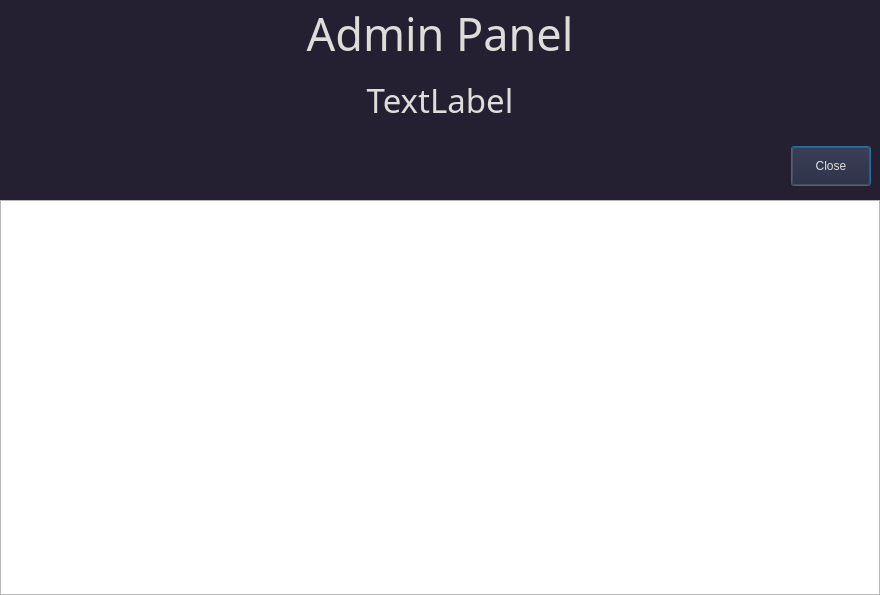
<?xml version="1.0" encoding="UTF-8"?>
<ui version="4.0">
 <class>Dialog</class>
 <widget class="QDialog" name="Dialog">
  <property name="geometry">
   <rect>
    <x>0</x>
    <y>0</y>
    <width>880</width>
    <height>595</height>
   </rect>
  </property>
  <property name="windowTitle">
   <string>Dialog</string>
  </property>
  <layout class="QVBoxLayout" name="verticalLayout">
   <property name="spacing">
    <number>0</number>
   </property>
   <property name="leftMargin">
    <number>0</number>
   </property>
   <property name="topMargin">
    <number>0</number>
   </property>
   <property name="rightMargin">
    <number>0</number>
   </property>
   <property name="bottomMargin">
    <number>0</number>
   </property>
   <item>
    <widget class="QWidget" name="widget_2" native="true">
     <layout class="QVBoxLayout" name="verticalLayout_3">
      <property name="spacing">
       <number>0</number>
      </property>
      <property name="leftMargin">
       <number>0</number>
      </property>
      <property name="topMargin">
       <number>0</number>
      </property>
      <property name="rightMargin">
       <number>0</number>
      </property>
      <property name="bottomMargin">
       <number>0</number>
      </property>
      <item>
       <widget class="QWidget" name="widget" native="true">
        <property name="minimumSize">
         <size>
          <width>0</width>
          <height>200</height>
         </size>
        </property>
        <property name="maximumSize">
         <size>
          <width>16777215</width>
          <height>200</height>
         </size>
        </property>
        <property name="styleSheet">
         <string notr="true">background-color: rgb(36, 31, 49);
color: rgb(222, 221, 218);</string>
        </property>
        <layout class="QVBoxLayout" name="verticalLayout_2">
         <property name="spacing">
          <number>0</number>
         </property>
         <property name="leftMargin">
          <number>0</number>
         </property>
         <property name="topMargin">
          <number>0</number>
         </property>
         <property name="rightMargin">
          <number>0</number>
         </property>
         <property name="bottomMargin">
          <number>0</number>
         </property>
         <item>
          <widget class="QLabel" name="admin_title">
           <property name="font">
            <font>
             <family>UnPenheulim</family>
             <pointsize>34</pointsize>
            </font>
           </property>
           <property name="text">
            <string>Admin Panel</string>
           </property>
           <property name="alignment">
            <set>Qt::AlignCenter</set>
           </property>
          </widget>
         </item>
         <item>
          <widget class="QLabel" name="admin_name">
           <property name="font">
            <font>
             <family>Noto Serif Khmer ExtraLight</family>
             <pointsize>25</pointsize>
            </font>
           </property>
           <property name="text">
            <string>TextLabel</string>
           </property>
           <property name="alignment">
            <set>Qt::AlignCenter</set>
           </property>
          </widget>
         </item>
         <item>
          <widget class="QWidget" name="widget_3" native="true">
           <layout class="QHBoxLayout" name="horizontalLayout">
            <item>
             <spacer name="horizontalSpacer">
              <property name="orientation">
               <enum>Qt::Horizontal</enum>
              </property>
              <property name="sizeHint" stdset="0">
               <size>
                <width>771</width>
                <height>20</height>
               </size>
              </property>
             </spacer>
            </item>
            <item>
             <widget class="QPushButton" name="close">
              <property name="minimumSize">
               <size>
                <width>0</width>
                <height>40</height>
               </size>
              </property>
              <property name="maximumSize">
               <size>
                <width>16777215</width>
                <height>40</height>
               </size>
              </property>
              <property name="styleSheet">
               <string notr="true"/>
              </property>
              <property name="text">
               <string>Close</string>
              </property>
             </widget>
            </item>
           </layout>
          </widget>
         </item>
        </layout>
       </widget>
      </item>
      <item>
       <widget class="QListView" name="listview"/>
      </item>
     </layout>
    </widget>
   </item>
  </layout>
 </widget>
 <resources/>
 <connections/>
</ui>
